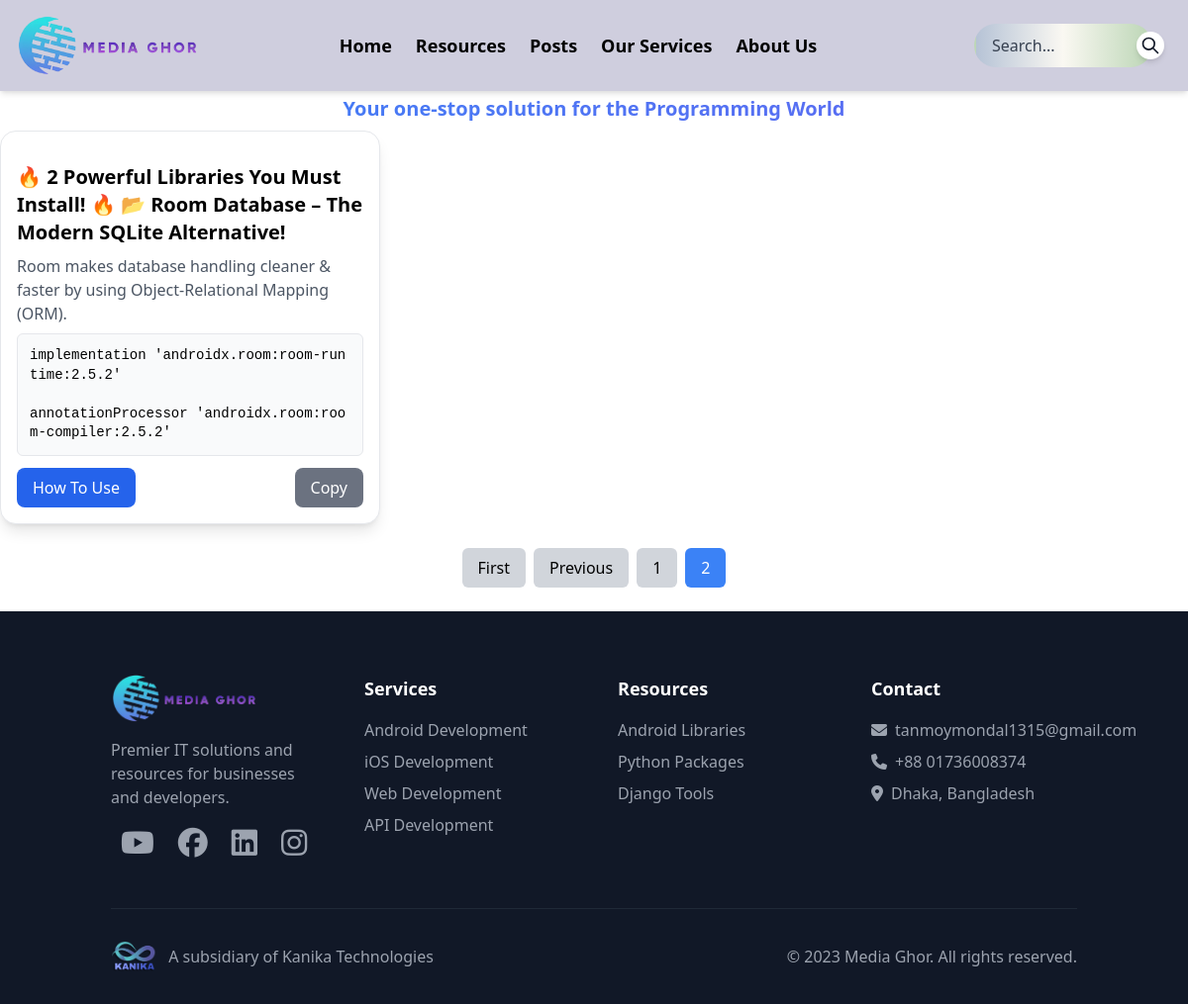
Before: /?page=2 with the older database file.
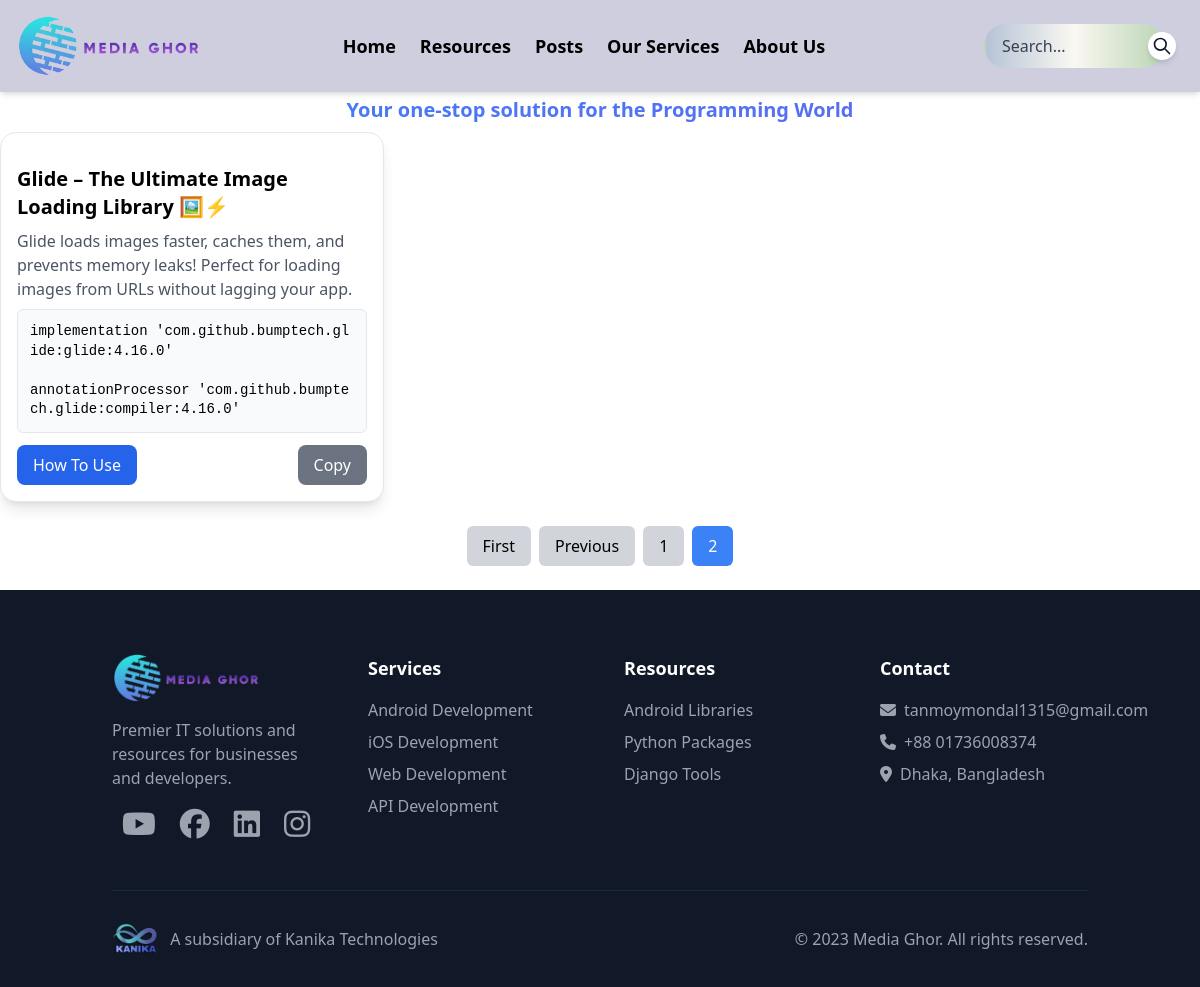
After: the same page with the newer database file.
### Resources/models.py (models this page shows, shortened)
class Library(models.Model):
    id = models.SlugField(primary_key=True, unique=True, editable=False, max_length=60)
    title = models.TextField(max_length=255)
    short_title = models.TextField(blank=True, null=True,max_length=50)
    description = models.TextField(blank=True, null=True)
    library_link = models.TextField(max_length=500)  # Changed from URLField to CharField
    how_to_use = models.TextField(blank=True, null=True)
    is_for_libraries = models.BooleanField(default=True)
    copy = models.PositiveIntegerField(default=0)
    category = models.ForeignKey(
        LibraryCategory,
        on_delete=models.SET_NULL,
        null=True,
        blank=True,
        related_name='libraries'
    )
    created_at = models.DateTimeField(auto_now_add=True)
    updated_at = models.DateTimeField(auto_now=True)

### MEDIAGHOR/views.py (the view, shortened to what this page needs)
# urls.py: 2. Add a URL to urlpatterns:  path('', views.home, name='home')
def home(request):
    search = request.GET.get('search', '').strip()
    per_page = 12
    combined_data = []
    blog_titles = BlogPost.objects.values_list('short_title', flat=True) \
                                 .order_by('-likes')
    library_titles = Library.objects.values_list('short_title', flat=True) \
                                   .order_by('-copy')
    short_titles = list(blog_titles) + list(library_titles)
    if not search:
        company_services = list(CompanyService.objects.order_by('-priority'))
        blog_posts = list(BlogPost.objects.order_by('-likes'))
        libraries = list(Library.objects.order_by('-copy'))
        max_length = max(len(company_services), len(blog_posts), len(libraries))
        for i in range(max_length):
            if i < len(blog_posts):
                combined_data.append(blog_posts[i])
            if i < len(libraries):
                combined_data.append(libraries[i])
            if i < len(company_services):
                combined_data.append(company_services[i])
    paginator = Paginator(combined_data, per_page)
    page = request.GET.get('page', 1)
    try:
        page_obj = paginator.page(page)
    except PageNotAnInteger:
        page_obj = paginator.page(1)
    except EmptyPage:
        page_obj = paginator.page(paginator.num_pages)
    context = {
        'services_datas': page_obj,
        'count_of_datas': paginator.count,
        'paginator': paginator,
        'page_obj': page_obj,
        'search_query': search,
        'short_titles':short_titles
    }
    return render(request, "home.html", context)

### templates/home.html (shortened to what this page needs)
{% extends "base.html" %}
{% block content %}
    <div>
        <p class="text-center text-transparent bg-clip-text bg-gradient-to-r from-blue-500 via-indigo-500 to-purple-600 text-sm md:text-xl font-bold py-1 md:py-2 mt-2 md:mt-6 animate-gradient bg-[length:200%_auto] hover:from-indigo-600 hover:to-blue-500 transition-all duration-500">
        </p>
        {% include 'partials/global_card.html' %}
        <div class="pagination flex justify-center space-x-2 mt-6">
            {% if page_obj.has_previous %}
                <a href="?page=1" class="px-4 py-2 bg-gray-300 rounded-md hover:bg-gray-400">First</a>
                <a href="?page={{ page_obj.previous_page_number }}" class="px-4 py-2 bg-gray-300 rounded-md hover:bg-gray-400">Previous</a>
            {% endif %}
            {% for num in paginator.page_range %}
                {% if num == page_obj.number %}
                    <span class="px-4 py-2 bg-blue-500 text-white rounded-md">{{ num }}</span>
                {% else %}
                    <a href="?page={{ num }}" class="px-4 py-2 bg-gray-300 rounded-md hover:bg-gray-400">{{ num }}</a>
                {% endif %}
            {% endfor %}
        </div>
    </div>
{% endblock %}

### templates/partials/global_card.html (shortened to what this page needs)
<div class="grid grid-cols-1 sm:grid-cols-2 lg:grid-cols-3 gap-6 items-start">
    {% for data in services_datas %}
        <div class="bg-white shadow-lg rounded-2xl p-4 border border-gray-200 hover:shadow-2xl transition duration-300 flex flex-col h-auto">
                {% if data.is_for_blog_posts %}
                <a href="{% url 'blogs:post_detail' id=data.id %}">
                    {% if data.image %}
                        <img src="{{ data.image.url }}" alt="{{ data.title|default:'Service Image' }}"class="w-full h-auto object-contain rounded-md">
                    {% endif %}
                    <h2 class="text-xl font-bold mt-4">{{ data.title|default:"Untitled Service" }}</h2>
                </a>
                {% elif data.is_for_libraries %}
                <h2 class="text-xl font-bold mt-4">{{ data.title|default:"Untitled Service" }}</h2>
                {% elif data.is_for_company_service %}
                    {% if data.image %}
                        <img src="{{ data.image.url }}" alt="{{ data.title|default:'Service Image' }}"class="w-full h-auto object-contain rounded-md">
                    {% endif %}
                    <h2 class="text-xl font-bold mt-4">{{ data.title|default:"Untitled Service" }}</h2>
                {% endif %}
            {% if data.is_for_libraries %}
                <div class="library-card-content">
                    <p class="text-gray-600 mt-2 flex-grow">
                        {% if data.description|length > 130 %}
                            <span class="short-text">{{ data.description|slice:":130" }}</span>
                            <span class="full-text hidden">{{ data.description }}</span>
                            <button class="text-blue-500 hover:text-blue-700 toggle-text">..More</button>
                        {% else %}
                            {{ data.description }}
                        {% endif %}
                    </p>
                    <div class="mt-2">
                        <div class="library-container w-full p-3 border rounded-md bg-gray-50 overflow-hidden">
                            <pre class="library-content m-0 font-mono whitespace-pre-wrap break-all">{{ data.library_link|default:'No link available' }}</pre>
                        </div>
                        {% if data.library_link %}
                            <div class="flex justify-between mt-3 space-x-2">
                                <a href="{% url 'resources:library_detail' id=data.id %}">
                                    <button class="px-4 py-2 bg-blue-600 text-white rounded-lg hover:bg-blue-700 transition focus:outline-none focus:ring-2 focus:ring-blue-500 focus:ring-opacity-50">
                                        How To Use
                                    </button>
                                </a>
                                <button
                                        data-post-id="{{ data.id }}"
                                        data-link="{{ data.library_link }}"
                                        class="px-4 py-2 bg-gray-500 text-white rounded-lg hover:bg-gray-600 transition focus:outline-none focus:ring-2 focus:ring-gray-500 focus:ring-opacity-50 copy-btn">
                                    Copy
                                </button>
                            </div>
                        {% endif %}
                    </div>
                </div>
            {% endif %}
        </div>
    {% endfor %}
</div>

Changed rows visible on the page:
no longer on this page (row edited): Library: title "🔥 2 Powerful Libraries You Must Install! 🔥 📂 Room Database – The Modern SQLite Alternative!", description "Room makes database handling cleaner & faster by using Object-Relational Mapping (ORM).", library_link "implementation 'androidx.room:room-runtime:2.5.2' annotationProcessor 'androidx.room:room-compiler:2.5.2'"
now on this page (row edited): Library: title "Glide – The Ultimate Image Loading Library 🖼️⚡", description "Glide loads images faster, caches them, and prevents memory leaks! Perfect for loading images from URLs without lagging your app.", library_link "implementation 'com.github.bumptech.glide:glide:4.16.0' annotationProcessor 'com.github.bumptech.glide:compiler:4.16.0'"
